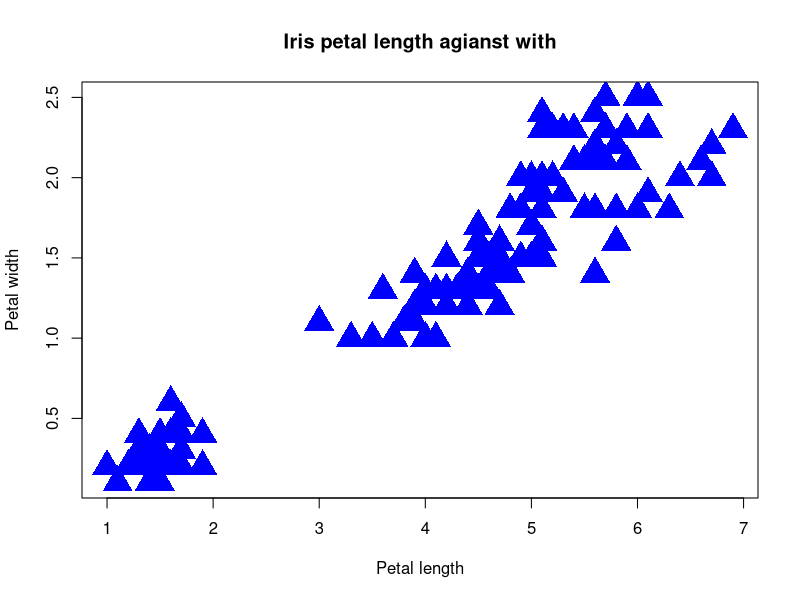

Source code (R):
#peepeepoopoo
plot(
  x = iris$Petal.Length,
  y = iris$Petal.Width,
  xlab = "Petal length",
  ylab = "Petal width",
  cex = 3,
  pch=17,
  col = "blue",
  main = "Iris petal length agianst with"
) 
